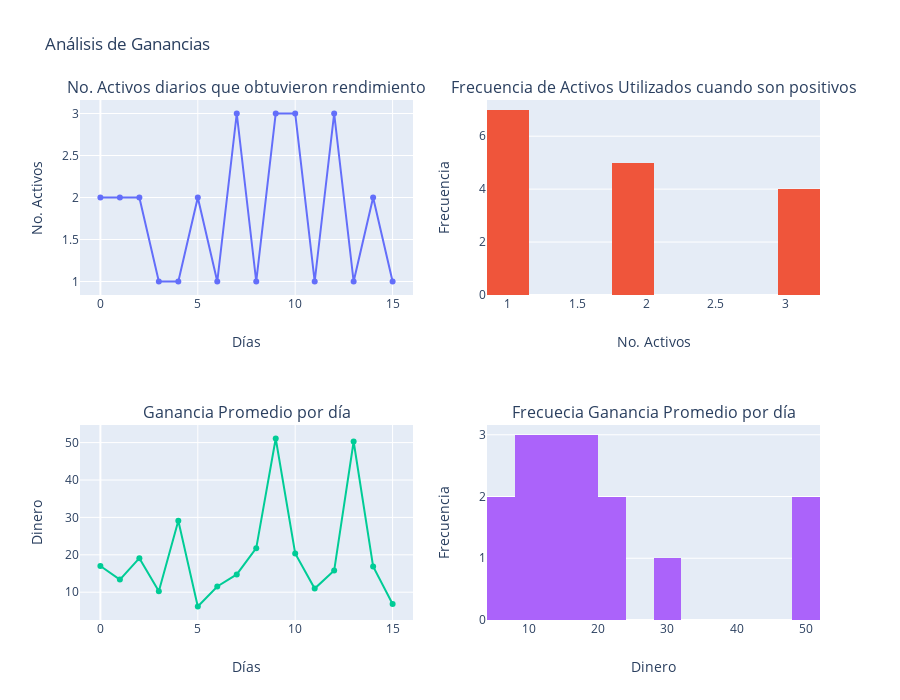

Notebook code for this chart:
### Markdown cell above
Graficando ganancias para analizar la información

### Code cell
# Inicializando figura con subplots 
fig = make_subplots(
    rows=2, cols=2, subplot_titles=("No. Activos diarios que obtuvieron rendimiento", 
                                    "Frecuencia de Activos Utilizados cuando son positivos", 
                                    "Ganancia Promedio por día", "Frecuecia Ganancia Promedio por día")
)

# Agregando figuras(trazos)
fig.add_trace(go.Scatter( y=[len(profits_day[l][0]) for l in range(len(profits_day))if len(profits_day[l][0])>0]), row=1, col=1)
fig.add_trace(go.Histogram( x=[len(profits_day[l][0]) for l in range(len(profits_day))if len(profits_day[l][0])>0],
        xbins=dict(size=0.3)), row=1, col=2)
fig.add_trace(go.Scatter( y=[np.mean(profits_day[l][1]) for l in range(len(profits_day)) if len(profits_day[l][1])>0]), row=2, col=1)
fig.add_trace(go.Histogram(x=[np.mean(profits_day[l][1]) for l in range(len(profits_day)) if len(profits_day[l][1])>0],
        xbins=dict(size=4)), row=2, col=2)

# Actualzando los ejes "x"
fig.update_xaxes(title_text="Días", row=1, col=1)
fig.update_xaxes(title_text="No. Activos",row=1, col=2)
fig.update_xaxes(title_text="Días", row=2, col=1)
fig.update_xaxes(title_text="Dinero", row=2, col=2)

# Actualzando los ejes "y"
fig.update_yaxes(title_text="No. Activos", row=1, col=1)
fig.update_yaxes(title_text="Frecuencia", row=1, col=2)
fig.update_yaxes(title_text="Dinero",row=2, col=1)
fig.update_yaxes(title_text="Frecuencia", row=2, col=2)

# Actualizando título
fig.layout.update(showlegend=False, title_text="Análisis de Ganancias", height=700)

#plot(fig,filename= 'basic-scatter')
fig.show()

### Figure 1 — Plotly figure (JSON) as saved in the notebook; plotly's stock layout.template omitted (floating-point values rounded to 4 significant figures)
{"data": [{"type": "scatter", "xaxis": "x", "y": [2, 2, 2, 1, 1, 2, 1, 3, 1, 3, 3, 1, 3, 1, 2, 1], "yaxis": "y"}, {"type": "histogram", "x": [2, 2, 2, 1, 1, 2, 1, 3, 1, 3, 3, 1, 3, 1, 2, 1], "xaxis": "x2", "xbins": {"size": 0.3}, "yaxis": "y2"}, {"type": "scatter", "xaxis": "x3", "y": [17.0, 13.37, 19.11, 10.27, 29.11, 6.175, 11.52, 14.75, 21.78, 51.09, 20.36, 10.98, 15.77, 50.29, 16.89, 6.84], "yaxis": "y3"}, {"type": "histogram", "x": [17.0, 13.37, 19.11, 10.27, 29.11, 6.175, 11.52, 14.75, 21.78, 51.09, 20.36, 10.98, 15.77, 50.29, 16.89, 6.84], "xaxis": "x4", "xbins": {"size": 4}, "yaxis": "y4"}], "layout": {"annotations": [{"font": {"size": 16}, "showarrow": false, "text": "No. Activos diarios que obtuvieron rendimiento", "x": 0.225, "xanchor": "center", "xref": "paper", "y": 1, "yanchor": "bottom", "yref": "paper"}, {"font": {"size": 16}, "showarrow": false, "text": "Frecuencia de Activos Utilizados cuando son positivos", "x": 0.775, "xanchor": "center", "xref": "paper", "y": 1, "yanchor": "bottom", "yref": "paper"}, {"font": {"size": 16}, "showarrow": false, "text": "Ganancia Promedio por día", "x": 0.225, "xanchor": "center", "xref": "paper", "y": 0.375, "yanchor": "bottom", "yref": "paper"}, {"font": {"size": 16}, "showarrow": false, "text": "Frecuecia Ganancia Promedio por día", "x": 0.775, "xanchor": "center", "xref": "paper", "y": 0.375, "yanchor": "bottom", "yref": "paper"}], "height": 700, "showlegend": false, "title": {"text": "Análisis de Ganancias"}, "xaxis": {"anchor": "y", "domain": [0, 0.45], "title": {"text": "Días"}}, "xaxis2": {"anchor": "y2", "domain": [0.55, 1], "title": {"text": "No. Activos"}}, "xaxis3": {"anchor": "y3", "domain": [0, 0.45], "title": {"text": "Días"}}, "xaxis4": {"anchor": "y4", "domain": [0.55, 1], "title": {"text": "Dinero"}}, "yaxis": {"anchor": "x", "domain": [0.625, 1], "title": {"text": "No. Activos"}}, "yaxis2": {"anchor": "x2", "domain": [0.625, 1], "title": {"text": "Frecuencia"}}, "yaxis3": {"anchor": "x3", "domain": [0, 0.375], "title": {"text": "Dinero"}}, "yaxis4": {"anchor": "x4", "domain": [0, 0.375], "title": {"text": "Frecuencia"}}}}
